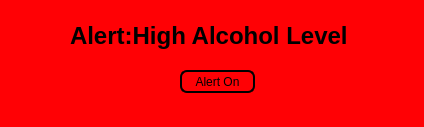
<?xml version="1.0" encoding="UTF-8"?>
<ui version="4.0">
 <class>arduino_alcohol</class>
 <widget class="QDialog" name="arduino_alcohol">
  <property name="geometry">
   <rect>
    <x>0</x>
    <y>0</y>
    <width>424</width>
    <height>127</height>
   </rect>
  </property>
  <property name="windowTitle">
   <string>Dialog</string>
  </property>
  <property name="styleSheet">
   <string notr="true">background-color: rgb(255, 1, 5);
border-color: rgb(0, 0, 127);</string>
  </property>
  <widget class="QLabel" name="label">
   <property name="geometry">
    <rect>
     <x>70</x>
     <y>10</y>
     <width>321</width>
     <height>51</height>
    </rect>
   </property>
   <property name="font">
    <font>
     <family>Arial</family>
     <pointsize>18</pointsize>
     <weight>75</weight>
     <bold>true</bold>
    </font>
   </property>
   <property name="text">
    <string>Alert:High Alcohol Level</string>
   </property>
  </widget>
  <widget class="QPushButton" name="pushButton">
   <property name="geometry">
    <rect>
     <x>180</x>
     <y>70</y>
     <width>75</width>
     <height>23</height>
    </rect>
   </property>
   <property name="styleSheet">
    <string notr="true">#pushButton
{
background-color: transparent;
border-width: 2px;
border-color: black;
border-style: solid;
border-radius: 7;
padding: 3px;
padding-left: 5px;
padding-right: 5px;
}

#pushButton:hover
{
background:blue;
}</string>
   </property>
   <property name="text">
    <string>Alert On</string>
   </property>
  </widget>
 </widget>
 <resources/>
 <connections/>
</ui>
